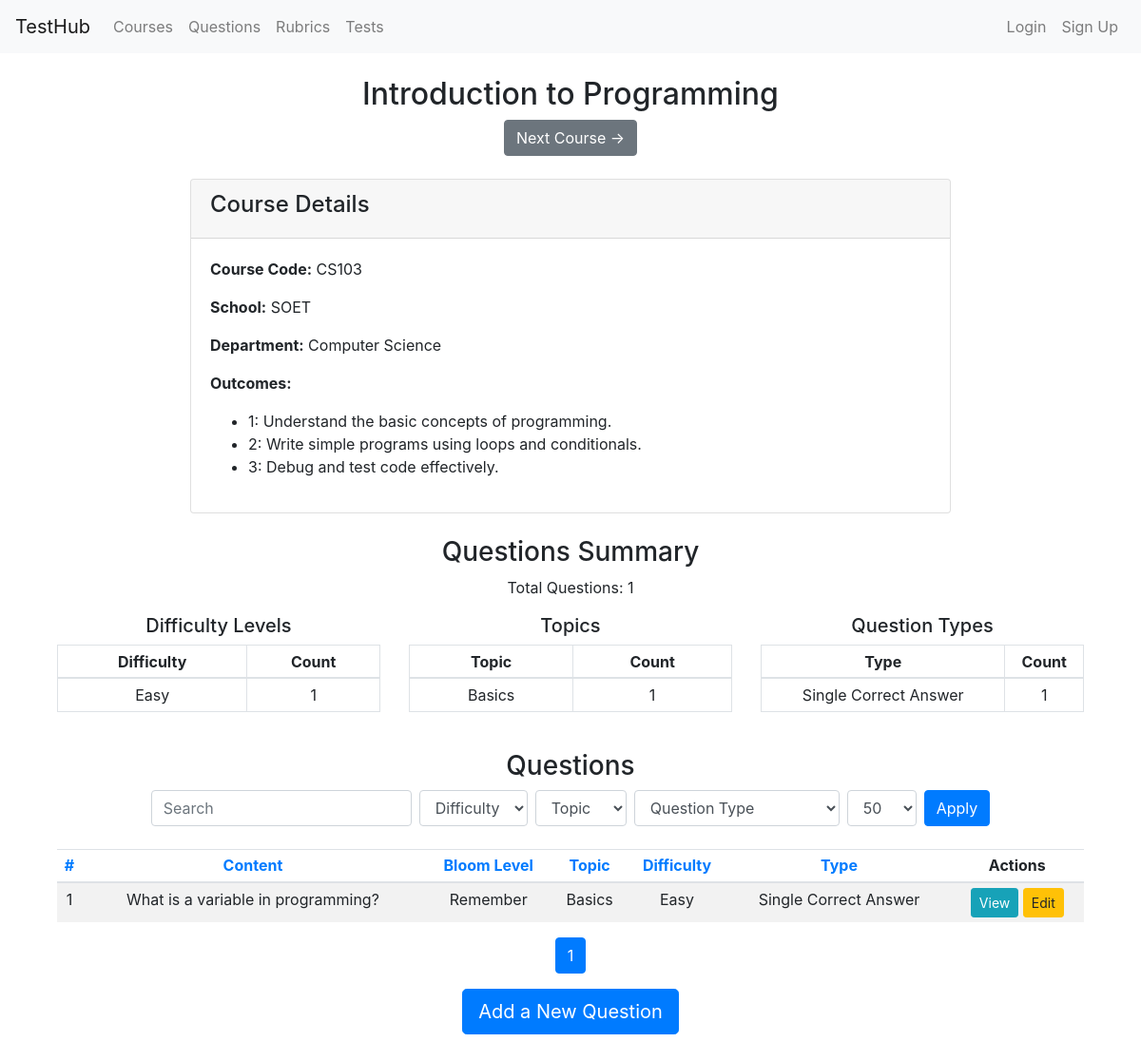
The page /courses/view/1 on the database its author committed.
### models.py (models this page shows, shortened)
class Course(db.Model):
    id = db.Column(db.Integer, primary_key=True)
    name = db.Column(db.String(100), nullable=False)
    course_code = db.Column(db.String(20), nullable=False)
    school = db.Column(db.String(10), nullable=False)
    department = db.Column(db.String(100), nullable=False)
    outcomes = db.relationship('CourseOutcome', backref='course', lazy=True, cascade="all, delete-orphan")

class CourseOutcome(db.Model):
    id = db.Column(db.Integer, primary_key=True)
    number = db.Column(db.Integer, nullable=False)
    description = db.Column(db.String(200), nullable=False)
    course_id = db.Column(db.Integer, db.ForeignKey('course.id'), nullable=False)

class Question(db.Model):
    id = db.Column(db.Integer, primary_key=True)
    content = db.Column(db.Text, nullable=False)
    course_id = db.Column(db.Integer, db.ForeignKey('course.id'), nullable=False)
    bloom_level = db.Column(db.String(50))
    topic = db.Column(db.String(100))
    difficulty = db.Column(db.String(50))
    question_type = db.Column(db.String(50))
    options = db.Column(db.Text)  # To store options for MCQs
    correct_answer = db.Column(db.Text)  # To store correct answer(s)
    pairs = db.Column(db.Text)  # To store pairs for matching questions
    essay_details = db.Column(db.Text)  # To store details for essay questions
    created_by = db.Column(db.String(100), nullable=False)
    created_at = db.Column(db.DateTime, nullable=False, default=datetime.utcnow)
    last_edited_by = db.Column(db.String(100), nullable=True)
    last_edited_at = db.Column(db.DateTime, nullable=True)
    course = db.relationship('Course', backref=db.backref('questions', lazy=True))

### routes/courses.py (the view)
@course_bp.route('/view/<int:course_id>', methods=['GET'])
def view_course(course_id):
    course = Course.query.get_or_404(course_id)
    query = Question.query.filter_by(course_id=course_id)
    search_fields = ['content', 'bloom_level', 'topic', 'difficulty', 'question_type']
    filter_fields = ['bloom_level', 'difficulty', 'question_type']
    query = apply_filters(query, Question, search_fields, filter_fields)
    query = apply_sorting(query, Question)
    questions, total_questions, pagination = apply_pagination(query)
    bloom_levels = db.session.query(Question.bloom_level).distinct().all()
    difficulties = db.session.query(Question.difficulty).distinct().all()
    question_types = db.session.query(Question.question_type).distinct().all()
    per_page = int(request.args.get('per_page', 50))
    page = int(request.args.get('page', 1))
    prev_course = Course.query.filter(Course.id < course_id).order_by(Course.id.desc()).first()
    next_course = Course.query.filter(Course.id > course_id).order_by(Course.id.asc()).first()
    difficulty_counts = db.session.query(Question.difficulty, func.count(Question.id)).filter_by(course_id=course_id).group_by(Question.difficulty).order_by(func.count(Question.id).desc()).all()
    topic_counts = db.session.query(Question.topic, func.count(Question.id)).filter_by(course_id=course_id).group_by(Question.topic).order_by(func.count(Question.id).desc()).all()
    type_counts = db.session.query(Question.question_type, func.count(Question.id)).filter_by(course_id=course_id).group_by(Question.question_type).order_by(func.count(Question.id).desc()).all()
    difficulty_data = {d: c for d, c in difficulty_counts}
    topic_data = {t: c for t, c in topic_counts}
    type_data = {t: c for t, c in type_counts}
    total_questions = sum(difficulty_data.values())
    return render_template(
        'course_view.html',
        course=course,
        questions=questions,
        total_questions=total_questions,
        bloom_levels=bloom_levels,
        difficulties=difficulties,
        question_types=question_types,
        pagination=pagination,
        per_page=per_page, page=page,
        prev_course=prev_course,
        next_course=next_course,
        difficulty_data=difficulty_data,
        topic_data=topic_data,
        type_data=type_data,
    )

### utils.py (called while the page is built)
def apply_filters(query, model, search_fields, filter_fields):
    search = request.args.get('search')
    if search:
        filters = [getattr(model, field).ilike(f'%{search}%') for field in search_fields]
        query = query.filter(or_(*filters))
    for field in filter_fields:
        value = request.args.get(field)
        if value:
            query = query.filter(getattr(model, field) == value)
    return query

def apply_sorting(query, model):
    sort_by = request.args.get('sort_by', 'id')  # Default to 'id' if not provided or empty
    if not sort_by or not hasattr(model, sort_by):
        sort_by = 'id'  # Ensure sort_by is valid and falls back to 'id'
    sort_order = request.args.get('sort_order', 'asc')
    if sort_order == 'asc':
        query = query.order_by(getattr(model, sort_by).asc())
    else:
        query = query.order_by(getattr(model, sort_by).desc())
    return query

def apply_pagination(query):
    per_page = int(request.args.get('per_page', 50))
    page = int(request.args.get('page', 1))
    pagination = query.paginate(page=page, per_page=per_page, error_out=False)
    return pagination.items, pagination.total, pagination

### templates/course_view.html (shortened to what this page needs)
{% extends "base.html" %}
{% block content %}
<div class="container mt-4">
  <div class="text-center w-100">
    <h2 class="mb-0">{{ course.name }}</h2>
  </div>
  <div class="text-center mt-2">
    {% if next_course %}
      <a class="btn btn-secondary" href="{{ url_for('courses.view_course', course_id=next_course.id) }}" role="button">Next Course &#8594;</a>
    {% endif %}
  </div>
  <div class="card mt-4 mx-auto" style="max-width: 800px;">
    <div class="card-header">
      <h4>Course Details</h4>
    </div>
    <div class="card-body">
      <p><strong>Course Code:</strong> {{ course.course_code }}</p>
      <p><strong>School:</strong> {{ course.school }}</p>
      <p><strong>Department:</strong> {{ course.department }}</p>
      <p><strong>Outcomes:</strong></p>
      <ul>
        {% for outcome in course.outcomes %}
        <li>{{ outcome.number }}: {{ outcome.description }}</li>
        {% endfor %}
      </ul>
    </div>
  </div>
  {% with total_questions=total_questions, difficulty_data=difficulty_data, topic_data=topic_data, type_data=type_data %}
    {% include 'questions_summary.html' %}
  {% endwith %}
  <div class="text-center mt-4">
    <h3>Questions</h3>
    {% with url=url_for('courses.view_course', course_id=course.id), filter_options=[
      {'name': 'difficulty', 'default': 'Difficulty', 'options': ['Easy', 'Medium', 'Hard'], 'selected': difficulty},
      {'name': 'topic', 'default': 'Topic', 'options': topic_data.keys(), 'selected': topic},
      {'name': 'question_type', 'default': 'Question Type', 'options': type_data.keys(), 'selected': question_type}
    ] %}
      {% include '_search_sort_filter_form.html' %}
    {% endwith %}
  </div>
  <div class="table-responsive mt-3">
    <table class="table table-striped text-center table-sm">
      <thead>
        <tr>
          <th><a href="{{ url_for('courses.view_course', course_id=course.id, search=search_query, sort_by='id', sort_order='asc' if sort_order == 'desc' else 'desc') }}">#</a></th>
          <th><a href="{{ url_for('courses.view_course', course_id=course.id, search=search_query, sort_by='content', sort_order='asc' if sort_order == 'desc' else 'desc') }}">Content</a></th>
          <th><a href="{{ url_for('courses.view_course', course_id=course.id, search=search_query, sort_by='bloom_level', sort_order='asc' if sort_order == 'desc' else 'desc') }}">Bloom Level</a></th>
          <th><a href="{{ url_for('courses.view_course', course_id=course.id, search=search_query, sort_by='topic', sort_order='asc' if sort_order == 'desc' else 'desc') }}">Topic</a></th>
          <th><a href="{{ url_for('courses.view_course', course_id=course.id, search=search_query, sort_by='difficulty', sort_order='asc' if sort_order == 'desc' else 'desc') }}">Difficulty</a></th>
          <th><a href="{{ url_for('courses.view_course', course_id=course.id, search=search_query, sort_by='question_type', sort_order='asc' if sort_order == 'desc' else 'desc') }}">Type</a></th>
          <th>Actions</th>
        </tr>
      </thead>
      <tbody>
        {% for question in questions %}
        <tr style="height: 30px;">
          <td>{{ loop.index + ((pagination.page - 1) * pagination.per_page) }}</td>
          <td>{{ question.content }}</td>
          <td>{{ question.bloom_level }}</td>
          <td>{{ question.topic }}</td>
          <td>{{ question.difficulty }}</td>
          <td>{{ question.question_type }}</td>
          <td>
            <a href="{{ url_for('questions.view_question', question_id=question.id) }}" class="btn btn-sm btn-info">View</a>
            <a href="{{ url_for('questions.edit_question', question_id=question.id) }}" class="btn btn-sm btn-warning">Edit</a>
          </td>
        </tr>
        {% endfor %}
      </tbody>
    </table>
  </div>
  {% with pagination=pagination, pagination_endpoint='courses.view_course', per_page=per_page, course_id=course.id %}
    {% include '_pagination_controls.html' %}
  {% endwith %}
  <div class="text-center mt-3">
    <a class="btn btn-primary btn-lg mb-2" href="{{ url_for('questions.create_question') }}" role="button">Add a New Question</a>
  </div>
</div>
{% endblock %}

### templates/questions_summary.html
<div class="text-center mt-4">
  <h3>Questions Summary</h3>
  <p>Total Questions: {{ total_questions }}</p>
  <div class="row">
    <div class="col-md-4">
      <h5>Difficulty Levels</h5>
      <table class="table table-bordered table-sm">
        <thead>
          <tr>
            <th>Difficulty</th>
            <th>Count</th>
          </tr>
        </thead>
        <tbody>
          {% for difficulty, count in difficulty_data.items() %}
          <tr style="height: 30px;">
            <td>{{ difficulty }}</td>
            <td>{{ count }}</td>
          </tr>
          {% endfor %}
        </tbody>
      </table>
    </div>
    <div class="col-md-4">
      <h5>Topics</h5>
      <table class="table table-bordered table-sm">
        <thead>
          <tr>
            <th>Topic</th>
            <th>Count</th>
          </tr>
        </thead>
        <tbody>
          {% for topic, count in topic_data.items() %}
          <tr style="height: 30px;">
            <td>{{ topic }}</td>
            <td>{{ count }}</td>
          </tr>
          {% endfor %}
        </tbody>
      </table>
    </div>
    <div class="col-md-4">
      <h5>Question Types</h5>
      <table class="table table-bordered table-sm">
        <thead>
          <tr>
            <th>Type</th>
            <th>Count</th>
          </tr>
        </thead>
        <tbody>
          {% for question_type, count in type_data.items() %}
          <tr style="height: 30px;">
            <td>{{ question_type }}</td>
            <td>{{ count }}</td>
          </tr>
          {% endfor %}
        </tbody>
      </table>
    </div>
  </div>
</div>

### rows shown on the page
Course: name "Introduction to Programming", course_code "CS103", school "SOET", department "Computer Science"
CourseOutcome: number "1", description "Understand the basic concepts of programming."
CourseOutcome: number "2", description "Write simple programs using loops and conditionals."
CourseOutcome: number "3", description "Debug and test code effectively."
Question: difficulty "Easy", count "1", topic "Basics", question_type "Single Correct Answer", content "What is a variable in programming?", bloom_level "Remember"

### other values the page prints
{{ total_questions }} "1"
{{ page_num }} "1"
form field difficulty "Difficulty"
form field topic "Topic"
form field question_type "Question Type"
